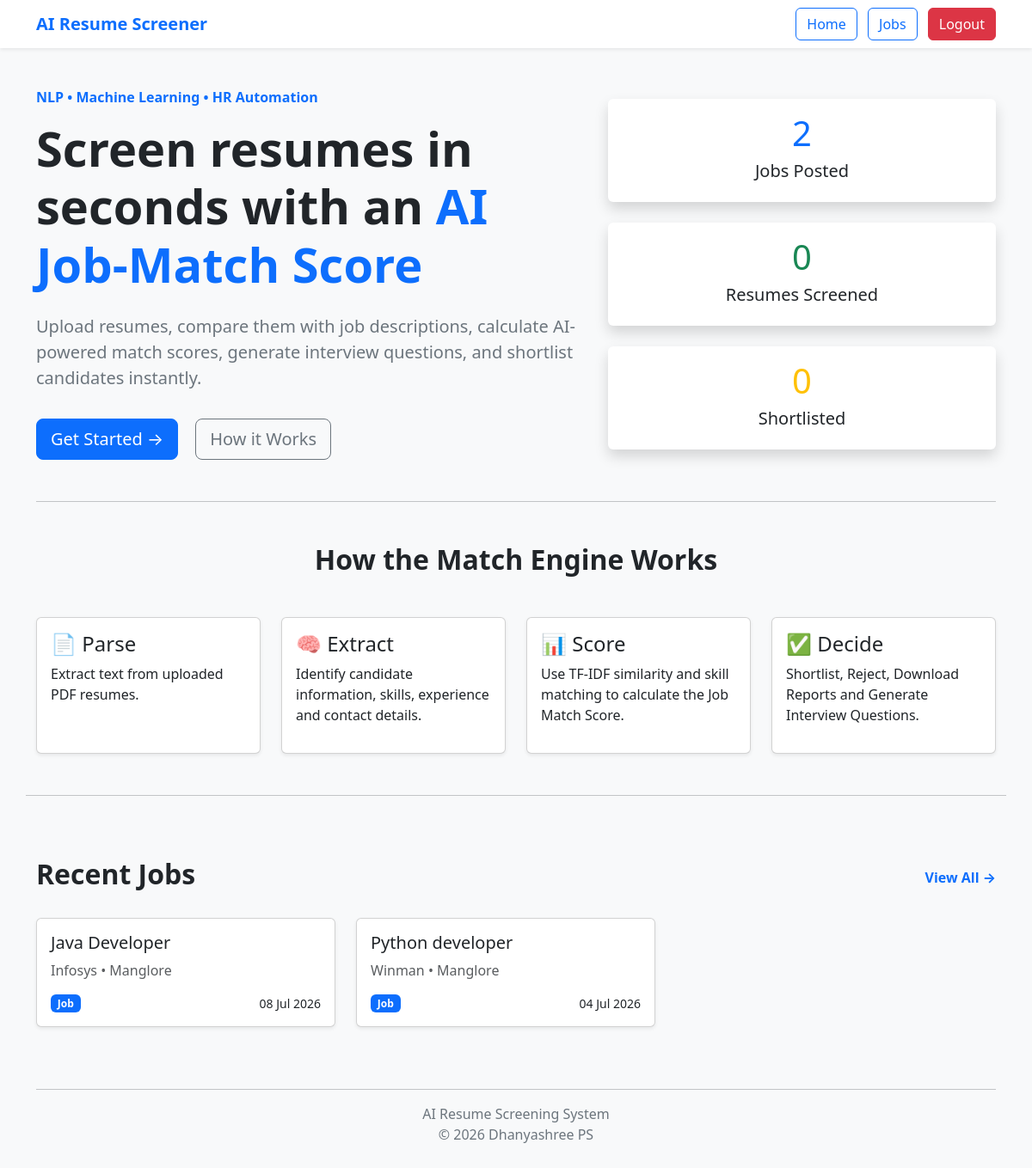
Screenshot of /home (signed in) with the database file from the repository.
### tables this page shows
CREATE TABLE jobs(

        id INTEGER PRIMARY KEY AUTOINCREMENT,

        title TEXT,
        company TEXT,
        location TEXT,
        experience INTEGER,
        education TEXT,
        required_skills TEXT,
        job_description TEXT,
        created_date TEXT
    );

### app.py (the view)
@app.route("/home")
def home():
    if not session.get("logged_in"):
        return redirect("/login")
    jobs = get_all_jobs()
    rows = get_all_candidates()
    jobs_posted = len(jobs)
    resumes_screened = len(rows)
    shortlisted = sum(
        1 for row in rows
        if row[6] == "Shortlisted"
    )
    pending = sum(
        1 for row in rows
        if row[6] == "Pending"
    )
    rejected = sum(
        1 for row in rows
        if row[6] == "Rejected"
    )
    recent_jobs = get_recent_jobs()
    return render_template(
        "home.html",
        jobs_posted=jobs_posted,
        resumes_screened=resumes_screened,
        shortlisted=shortlisted,
        recent_jobs=recent_jobs
    )
    return redirect("/home")

### utils/database.py (called while the page is built)
def get_all_jobs():
    conn = sqlite3.connect(DB_PATH)
    cursor = conn.cursor()
    cursor.execute("""
    SELECT *
    FROM jobs
    ORDER BY id DESC
    """)
    rows = cursor.fetchall()
    conn.close()
    return rows

def get_all_candidates():
    conn = sqlite3.connect(DB_PATH)
    cursor = conn.cursor()
    cursor.execute("""
    SELECT
        id,
        name,
        email,
        phone,
        skills,
        score,
        status
    FROM candidates
    ORDER BY score DESC
    """)
    rows = cursor.fetchall()
    conn.close()
    return rows

def get_recent_jobs():
    conn = sqlite3.connect(DB_PATH)
    cursor = conn.cursor()
    cursor.execute("""
        SELECT
            id,
            title,
            company,
            location,
            created_date
        FROM jobs
        ORDER BY id DESC
    """)
    jobs = cursor.fetchall()
    conn.close()
    return jobs

### templates/home.html (shortened to what this page needs)
<!DOCTYPE html>
<html lang="en">
<head>
    <link href="https://cdn.jsdelivr.net/npm/bootstrap@5.3.3/dist/css/bootstrap.min.css" rel="stylesheet">
</head>
<body class="bg-light">
<nav class="navbar navbar-expand-lg navbar-light bg-white shadow-sm">
    <div class="container">
        <a class="navbar-brand fw-bold text-primary" href="/home">
            AI Resume Screener
        </a>
        <div class="ms-auto">
            <a class="btn btn-outline-primary me-2" href="/home">
                Home
            </a>
            <a class="btn btn-outline-primary me-2" href="/jobs">
                Jobs
            </a>
            <a class="btn btn-danger" href="/logout">
                Logout
            </a>
        </div>
    </div>
</nav>
<div class="container py-5">
<div class="row align-items-center">
<div class="col-lg-7">
<h6 class="text-primary fw-bold">
NLP • Machine Learning • HR Automation
</h6>
<h1 class="display-4 fw-bold mt-3">
Screen resumes in seconds with an
<span class="text-primary">
AI Job-Match Score
</span>
</h1>
<p class="lead text-secondary mt-4">
Upload resumes, compare them with job descriptions,
calculate AI-powered match scores,
generate interview questions,
and shortlist candidates instantly.
</p>
<a href="/jobs" class="btn btn-primary btn-lg mt-3 me-3">
Get Started →
</a>
<a href="#how" class="btn btn-outline-secondary btn-lg mt-3">
How it Works
</a>
</div>
<div class="col-lg-5">
<div class="card shadow border-0 mb-4">
<div class="card-body text-center">
<h1 class="text-primary">
{{ jobs_posted }}
</h1>
<h5>Jobs Posted</h5>
</div>
</div>
<div class="card shadow border-0 mb-4">
<div class="card-body text-center">
<h1 class="text-success">
{{ resumes_screened }}
</h1>
<h5>Resumes Screened</h5>
</div>
</div>
<div class="card shadow border-0">
<div class="card-body text-center">
<h1 class="text-warning">
{{ shortlisted }}
</h1>
<h5>Shortlisted</h5>
</div>
</div>
</div>
</div>
<hr class="my-5">
<section id="how">
<h2 class="fw-bold text-center mb-5">
How the Match Engine Works
</h2>
<div class="row g-4">
<div class="col-md-3">
<div class="card shadow-sm h-100">
<div class="card-body">
<h4>📄 Parse</h4>
<p>
Extract text from uploaded PDF resumes.
</p>
</div>
</div>
</div>
<div class="col-md-3">
<div class="card shadow-sm h-100">
<div class="card-body">
<h4>🧠 Extract</h4>
<p>
Identify candidate information,
skills,
experience and contact details.
</p>
</div>
</div>
</div>
<div class="col-md-3">
<div class="card shadow-sm h-100">
<div class="card-body">
<h4>📊 Score</h4>
<p>
Use TF-IDF similarity and skill matching
to calculate the Job Match Score.
</p>
</div>
</div>
</div>
<div class="col-md-3">
<div class="card shadow-sm h-100">
<div class="card-body">
<h4>✅ Decide</h4>
<p>
Shortlist,
Reject,
Download Reports
and Generate Interview Questions.
</p>
</div>
</div>
</div>
<hr class="my-5">
<div class="d-flex justify-content-between align-items-center mb-4">
<h2 class="fw-bold">
Recent Jobs
</h2>
<a href="/jobs"
class="text-decoration-none fw-bold">
View All →
</a>
</div>
<div class="row">
{% for job in recent_jobs %}
<div class="col-md-4 mb-4">
<a href="/job/{{ job[0] }}" class="text-decoration-none text-dark">
<div class="card shadow-sm h-100">
<div class="card-body">
<h5>{{ job[1] }}</h5>
<p class="text-muted">
{{ job[2] }} • {{ job[3] }}
</p>
<div class="d-flex justify-content-between">
<span class="badge bg-primary">
Job
</span>
<small>
{{ job[4] }}
</small>
</div>
</div>
</div>
</a>
</div>
{% endfor %}
</div>
</div>
</section>
<footer class="text-center mt-5">
<hr>
<p class="text-secondary">
AI Resume Screening System
<br>
© 2026 Dhanyashree PS
</p>
</footer>
</div>
</body>
</html>

### rows the page displays
jobs: title "Java Developer", company "Infosys", location "Manglore", created_date "08 Jul 2026"
jobs: title "Python developer", company "Winman", location "Manglore", created_date "04 Jul 2026"

### other values shown
{{ jobs_posted }} "2"
{{ resumes_screened }} "0"
{{ shortlisted }} "0"
